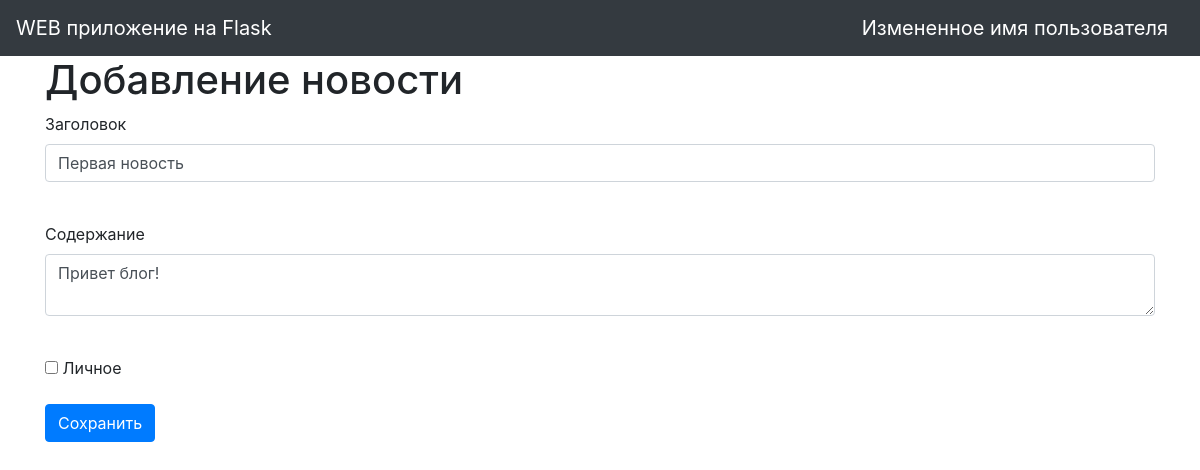
Screenshot of /news/1 (signed in) with the database file from the repository.
### data/users.py (models this page shows, shortened)
class User(SqlAlchemyBase, UserMixin):
    __tablename__ = 'users'
    id = sqlalchemy.Column(sqlalchemy.Integer,
                           primary_key=True, autoincrement=True)
    name = sqlalchemy.Column(sqlalchemy.String, nullable=True)
    about = sqlalchemy.Column(sqlalchemy.String, nullable=True)
    email = sqlalchemy.Column(sqlalchemy.String,
                              index=True, unique=True, nullable=True)
    hashed_password = sqlalchemy.Column(sqlalchemy.String, nullable=True)
    created_date = sqlalchemy.Column(sqlalchemy.DateTime,
                                     default=datetime.datetime.now)
    news = orm.relation("News", back_populates='user')

### data/news.py (models this page shows, shortened)
class News(SqlAlchemyBase):
    __tablename__ = 'news'
    id = sqlalchemy.Column(sqlalchemy.Integer,
                           primary_key=True, autoincrement=True)
    title = sqlalchemy.Column(sqlalchemy.String, nullable=True)
    content = sqlalchemy.Column(sqlalchemy.String, nullable=True)
    created_date = sqlalchemy.Column(sqlalchemy.DateTime,
                                     default=datetime.datetime.now)
    is_private = sqlalchemy.Column(sqlalchemy.Boolean, default=True)
    user_id = sqlalchemy.Column(sqlalchemy.Integer,
                                sqlalchemy.ForeignKey("users.id"))
    user = orm.relation('User')

### main.py (the view, shortened to what this page needs)
@app.route('/news/<int:id>', methods=['GET', 'POST'])
@login_required
def edit_news(id):
    form = NewsForm()
    if request.method == "GET":
        session = db_session.create_session()
        news = session.query(News).filter(News.id == id,
                                          News.user == current_user).first()
        if news:
            form.title.data = news.title
            form.content.data = news.content
            form.is_private.data = news.is_private
        else:
            abort(404)
    return render_template('news.html', title='Редактирование новости', form=form)

### main.py
class NewsForm(FlaskForm):
    title = StringField('Заголовок', validators=[DataRequired()])
    content = TextAreaField("Содержание")
    is_private = BooleanField("Личное")
    submit = SubmitField('Сохранить')

### data/db_session.py (called while the page is built)
def create_session() -> Session:
    global __factory
    return __factory()

### main.py (called while the page is built)
@login_manager.user_loader
def load_user(user_id):
    session = db_session.create_session()
    return session.query(User).get(user_id)

### templates/news.html (shortened to what this page needs)
{% extends "base.html" %}
{% block content %}
<h1>Добавление новости</h1>
<form action="" method="post">
    <p>
        {{ form.title.label }}<br>
        {{ form.title(class="form-control") }}<br>
    </p>
    <p>
        {{ form.content.label }}<br>
        {{ form.content(class="form-control") }}<br>
    </p>
    <p>{{ form.is_private() }} {{ form.is_private.label }}</p>
    <p>{{ form.submit(type="submit", class="btn btn-primary") }}</p>
</form>
{% endblock %}

### templates/base.html (shortened to what this page needs)
<!Doctype html>
<html lang="en">
<head>
    <link rel="stylesheet"
          href="https://stackpath.bootstrapcdn.com/bootstrap/4.4.1/css/bootstrap.min.css"
>
</head>
<body>
<header>
    <nav class="navbar navbar-dark bg-dark">
        <a class="navbar-brand" href="#">WEB приложение на Flask</a>
        {% if current_user.is_authenticated %}
            <a class="navbar-brand" href="/logout">{{ current_user.name }}</a>
        {% else %}
            <p>
                <a class="btn btn-primary " href="/register">Зарегистрироваться</a>
                <a class="btn btn-success" href="/login">Войти</a>
            </p>
        {% endif %}
    </nav>
</header>
<main role="main" class="container">
    {% block content %}{% endblock %}
</main>
</body>
</html>

### rows the page displays
User: name "Измененное имя пользователя"
News: title "Первая новость", content "Привет блог!"
